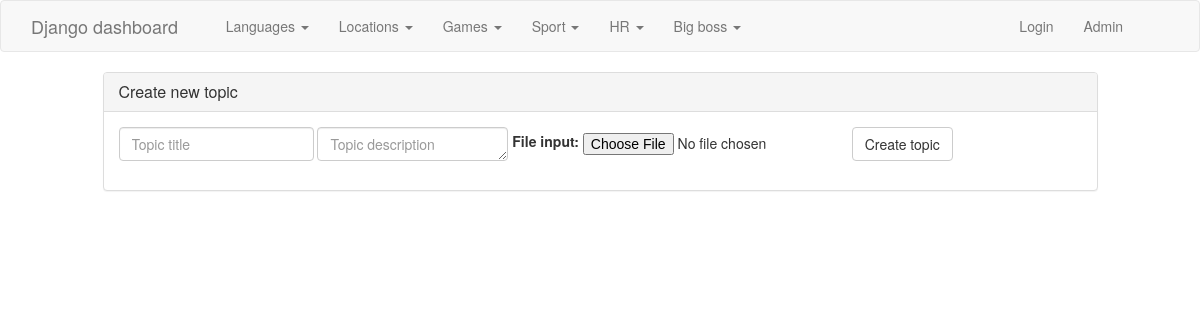
Page /forum/8/ on the committed database.
### simple_blog/models.py (models this page shows)
@python_2_unicode_compatible
class Category(models.Model):
    class Meta:
        verbose_name_plural = 'categories'
    name = models.CharField(max_length=255)
    protected = models.BooleanField(default=False)
    pub_date = models.DateTimeField('publish date', auto_now_add=True)
    def __str__(self):
        return self.name

### simple_blog/views.py (the view)
# urls.py: url(r'^forum/(?P<subcategory_id>[0-9]+)/$', views.subcategory, name='forum'),
def subcategory(request, subcategory_id):
    subcategory = get_object_or_404(Subcategory, pk=subcategory_id)
    if subcategory.category.protected and (not request.user.is_authenticated()):
        messages.error(request, 'You need to be logged in to have access to private topic.')
        return HttpResponseRedirect(reverse('index', args=()))
    return render(request, 'dashboard/subcategory.html', {'subcategory': subcategory})

### simple_blog/models.py (called while the page is built)
    def __str__(self):
        return self.name

### simple_blog/templatetags/helpers.py (called while the page is built)
@register.inclusion_tag('includes/category_nav.html')
def category_nav():
    categories = Category.objects.order_by('-pub_date')
    return {'categories': categories}

### simple_blog/templates/dashboard/subcategory.html (shortened to what this page needs)
{% load helpers %}
<html>
  <head>
    {% include 'includes/headers.html' %}
  </head>
  <body>
    {% include 'includes/nav.html' %}
    <div class="row">
      <div class="col-md-offset-1 col-md-10">
        <div class="row">
          <div class="col-md-12">
            <div class="panel panel-default">
              <div class="panel-heading">
                <h3 class="panel-title">Create new topic</h3>
              </div>
              <div class="panel-body">
                <form class="form-inline" method="post" action="{% url 'new_topic' subcategory.id %}" enctype="multipart/form-data">
                  <div class="form-group">
                    <input type="text" class="form-control" name="name" placeholder="Topic title" required="true">
                  </div>
                  <div class="form-group">
                    <textarea type="text" class="form-control" name="description" rows="1" placeholder="Topic description" required="true"></textarea>
                  </div>
                  <label for="docfile">File input: </label>
                  <div class="form-group">
                    <input type="file" name="docfile">
                  </div>
                  <button type="submit" class="btn btn-default">Create topic</button>
                </form>
              </div>
            </div>
          </div>
        </div>
      </div>
    </div>
  </body>
</html>

### simple_blog/templates/includes/category_nav.html (shortened to what this page needs)
<ul class="nav navbar-nav">
  {% for category in categories %}
  <li class="dropdown">
    <a href="#" class="dropdown-toggle" data-toggle="dropdown" role="button" aria-haspopup="true" aria-expanded="false">{{ category }} <span class="caret"></span></a>
  </li>
  {% endfor %}
</ul>

### rows in the picture
Category: name "Languages"
Category: name "Locations"
Category: name "Games"
Category: name "Sport"
Category: name "HR"
Category: name "Big boss"
